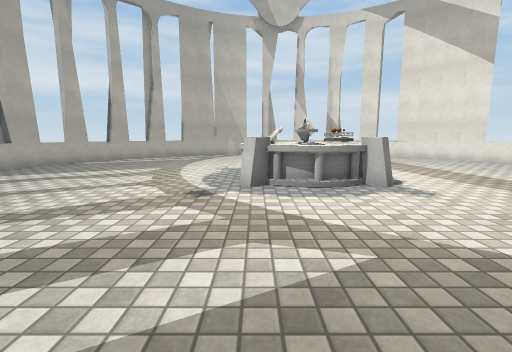
view 1 (above)

14 first-person views from a walk through a Unity game level. The camera is 1.2 m above the floor, tilts 8° down and sees 85° across. The floor is counted in squares, 1 m on a side. Each view is taken from the middle of a square. On the plan, view 1 faces up. The plan holds only what a view shows up to about 13 squares ahead; the rest is blank. The place goes on beyond the plan. Some surface patterns are stand-ins.

view 2
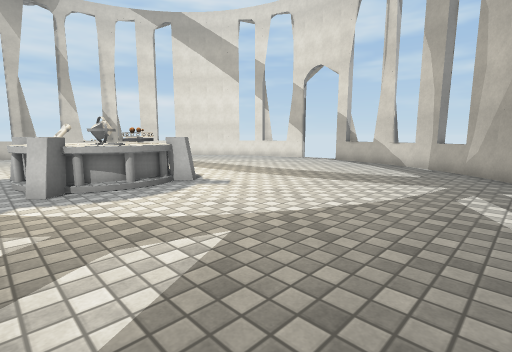

view 3
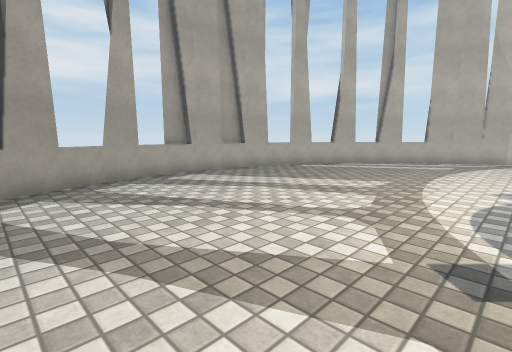

view 4
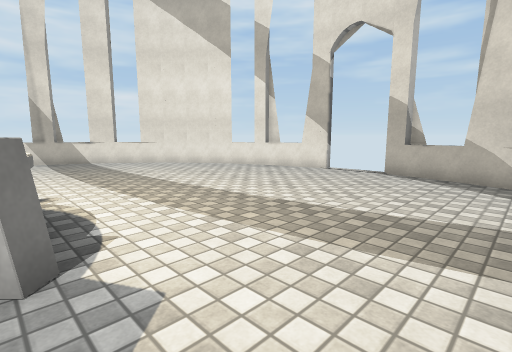

view 5
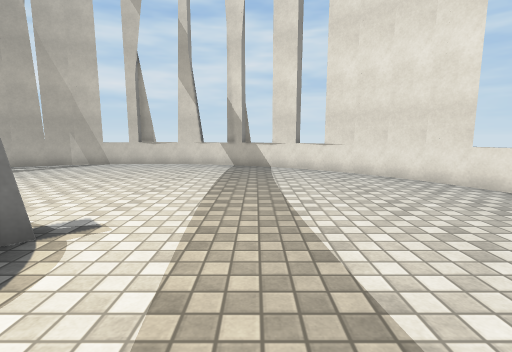

view 6
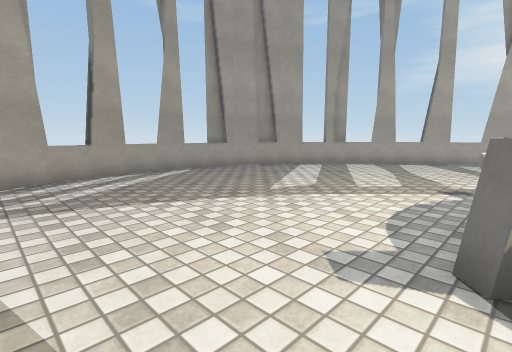

view 7
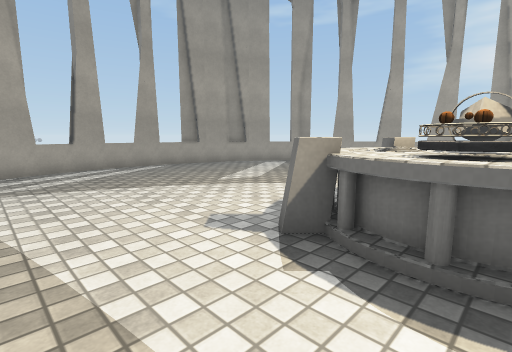

view 8
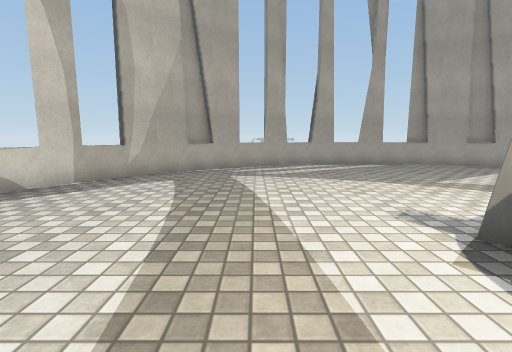

view 9
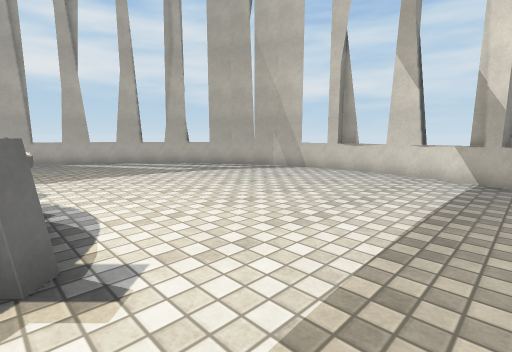

view 10
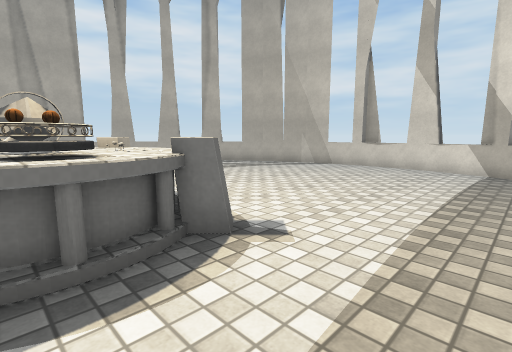

view 11
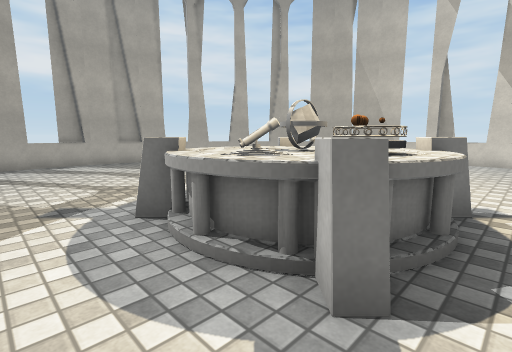

view 12
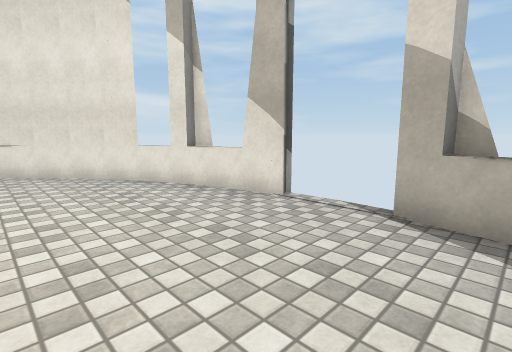

view 13
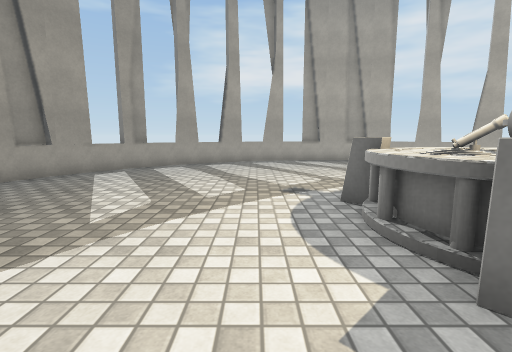

view 14
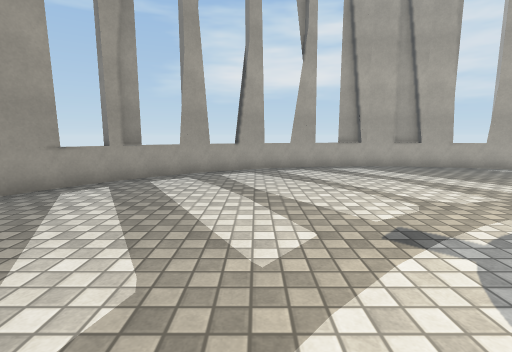

### Floor plan
Points are (right, up) in squares from view 1. A wall is a line through its corners. A room is listed if a view was taken in it or the views show most of it. See-through windows are left out.
Room 1 (views 1, 2, 3, 4, 5, 6, 7, 8, 9, 10, 11, 12, 13, 14)
walls: (-6.9, 15.5) (-7.6, 14.5); (-8.1, 13.7) (-8.6, 12.6); (-5.4, 17) (-6.2, 16.2); (-2.6, 18.6) (-3.7, 18.1); (-8.9, 11.7) (-9.2, 10.6) (-9.5, 10.6) (-9.6, 9.7); (-3.6, 18.2) (-4.6, 17.6); (-0.6, 19.2) (-1.7, 18.9); (-1.6, 19) (-2.7, 18.6); (-9.2, 10.7) (-9.4, 9.5); (-9.4, 8.6) (-9.4, 7.4); (1.5, 19.4) (0.4, 19.4); (-9.4, 9.6) (-9.4, 8.5); (-9.2, 6.4) (-8.9, 5.2); (3.7, 19.2) (2.5, 19.4); (-8.6, 4.4) (-8.1, 3.2); (1.5, 19.7) (0.8, 19.7); (-9.7, 8.3) (-9.6, 7.3); (5.8, 18.6) (4.6, 19); (7.6, 17.5) (6.6, 18.2); (-7.6, 2.5) (-6.9, 1.5); (-6.3, 0.9) (-5.5, 0.1); (5.2, 19.1) (4.7, 19.3); (10, 15.3) (9.2, 16.3); (9.3, 16.2) (8.4, 16.9); (-4.6, -0.5) (-3.6, -1.2); (10.6, 14.5) (9.9, 15.5); (-3.8, -1.1) (-2.6, -1.6); (-6.5, 0.7) (-5.9, 0.2); (11.2, 13.6) (10.5, 14.6); (-1.8, -1.9) (-0.6, -2.2); (-2.8, -1.6) (-1.6, -2); (12, 11.6) (11.6, 12.8); (12.4, 9.5) (12.2, 10.7); (-3.7, -1.4) (-2.7, -1.9); (0.4, -2.4) (1.6, -2.4); (2.5, -2.4) (3.7, -2.2); (12.2, 6.3) (12.4, 7.5); (4.5, -2) (5.7, -1.6); (11.5, 4.2) (12, 5.4); (6.6, -1.1) (7.6, -0.5); (-1.5, -2.3) (-0.6, -2.5); (7.5, -0.6) (8.4, 0.1) (9.2, 0.8) (10, 1.6); (10.6, 2.5) (11.1, 3.4); (12.3, 11.7) (12, 12.3); (12.5, 6.2) (12.6, 6.8); (7.7, -0.8) (8.5, -0.2)
low walls: (-7.5, 14.6) (-8.1, 13.6); (-6.2, 16.2) (-6.9, 15.4); (-8.6, 12.7) (-8.9, 11.7); (-4.5, 17.7) (-5.5, 16.9); (0.5, 19.4) (-0.7, 19.2); (-9.4, 7.5) (-9.2, 6.3); (2.7, 19.4) (1.4, 19.4); (4.7, 18.9) (3.5, 19.2); (-9, 5.4) (-8.6, 4.2); (6.7, 18.1) (5.7, 18.6); (-8.2, 3.4) (-7.5, 2.4); (8.5, 16.9) (7.5, 17.6); (-7, 1.6) (-6.2, 0.8); (-5.5, 0.1) (-4.5, -0.6); (11.6, 12.6) (11.1, 13.7); (12.2, 10.5) (11.9, 11.7); (-0.7, -2.2) (0.5, -2.4); (1.5, -2.4) (2.6, -2.4); (3.6, -2.2) (4.7, -1.9); (11.9, 5.3) (12.2, 6.4); (5.7, -1.6) (6.7, -1.1); (11.1, 3.3) (11.6, 4.4); (9.9, 1.5) (10.6, 2.4)
objects: table (0, 7); table (0, 7) to (3, 10); table (0, 10); ring (1, 8) to (2, 9); table (3, 7); table (3, 10)

Positions as (right, up) in squares from view 1, and headings:
1: (0, 0), facing up
2: (-1, 0), facing up-right
3: (-1, 3), facing up-left
4: (3, 4), facing up-right
5: (6, 7), facing up
6: (6, 7), facing down-left
7: (6, 9), facing down-left
8: (6, 10), facing down
9: (6, 10), facing up-left
10: (6, 8), facing up-left
11: (4, 5), facing up-left
12: (8, 6), facing up-right
13: (5, 5), facing left
14: (2, 4), facing left
